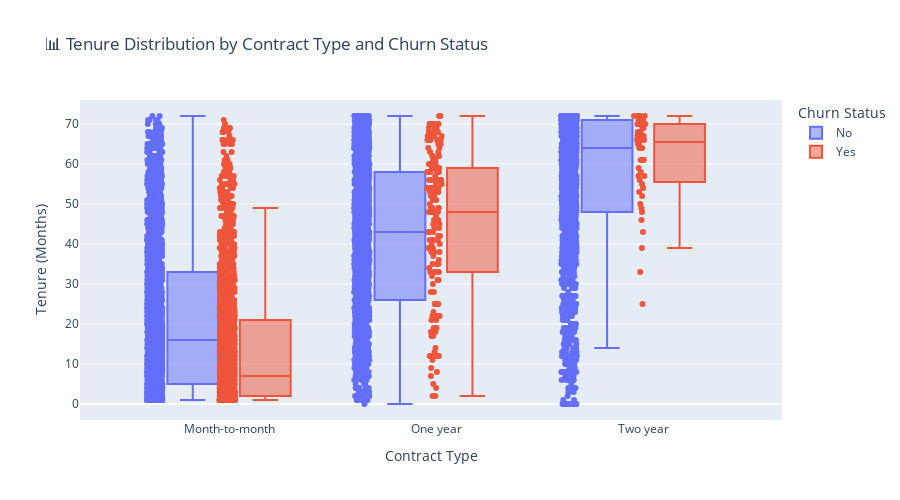

Notebook code cell kept with this figure:
### Markdown cell above
##### **Tenure, Contract Type and Churn Analysis**

### Code cell
# Bar Plot for tenure vs Churn
churn_count = df[df["Churn"] == "Yes"].groupby("tenure").size()
plt.figure(figsize=(8, 4))
plt.bar(churn_count.index, churn_count.values, color='orange')
plt.xlabel("Tenure (Months)")
plt.ylabel("Number of Churns")
plt.title("Number of Churns by Tenure")
plt.tight_layout()
plt.show()

# Bar Plot for bin tenure_group vs Churn
df["tenure_group"] = pd.cut(df["tenure"], bins=[0, 12, 24, 36, 48, 60], labels=["0-12", "12-24", "24-36", "36-48", "48-60"])

plt.figure(figsize=(8, 4))
sns.countplot(data=df, x="tenure_group", hue="Churn", palette="Set2")
plt.title("Churn Rate by Tenure Duration", fontsize=16)    
plt.xlabel("Tenure Duration", fontsize=14)
plt.ylabel("Count", fontsize=14)
plt.legend(title="Churn", fontsize=12)
plt.tight_layout()
plt.show()

# Create Plotly box plot with hover tooltips
fig = px.box(df, x="Contract", y="tenure", color="Churn",
             title="📊 Tenure Distribution by Contract Type and Churn Status",
             labels={"tenure": "Tenure (Months)", "Contract": "Contract Type", "Churn": "Churn Status"},
             points="all", 
             hover_data=["MonthlyCharges", "PaymentMethod", "InternetService"])

fig.update_layout(boxmode="group", height=500)
fig.show()

### Figure 1 — Plotly figure (JSON) as saved in the notebook; plotly's stock layout.template omitted (floating-point values rounded to 4 significant figures; data arrays with more than 128 entries replaced by an {"elided": "..."} marker saying what was removed)
{"data": [{"alignmentgroup": "True", "boxpoints": "all", "customdata": {"elided": "5174x3 mixed values"}, "hovertemplate": "Churn Status=No<br>Contract Type=%{x}<br>Tenure (Months)=%{y}<br>MonthlyCharges=%{customdata[0]}<br>PaymentMethod=%{customdata[1]}<br>InternetService=%{customdata[2]}<extra></extra>", "legendgroup": "No", "marker": {"color": "#636efa"}, "name": "No", "notched": false, "offsetgroup": "No", "orientation": "v", "showlegend": true, "type": "box", "x": {"elided": "5174 str values"}, "x0": " ", "xaxis": "x", "y": {"elided": "5174 int values"}, "y0": " ", "yaxis": "y"}, {"alignmentgroup": "True", "boxpoints": "all", "customdata": {"elided": "1869x3 mixed values"}, "hovertemplate": "Churn Status=Yes<br>Contract Type=%{x}<br>Tenure (Months)=%{y}<br>MonthlyCharges=%{customdata[0]}<br>PaymentMethod=%{customdata[1]}<br>InternetService=%{customdata[2]}<extra></extra>", "legendgroup": "Yes", "marker": {"color": "#EF553B"}, "name": "Yes", "notched": false, "offsetgroup": "Yes", "orientation": "v", "showlegend": true, "type": "box", "x": {"elided": "1869 str values"}, "x0": " ", "xaxis": "x", "y": {"elided": "1869 int values"}, "y0": " ", "yaxis": "y"}], "layout": {"boxmode": "group", "height": 500, "legend": {"title": {"text": "Churn Status"}, "tracegroupgap": 0}, "title": {"text": "📊 Tenure Distribution by Contract Type and Churn Status"}, "xaxis": {"anchor": "y", "domain": [0, 1], "title": {"text": "Contract Type"}}, "yaxis": {"anchor": "x", "domain": [0, 1], "title": {"text": "Tenure (Months)"}}}}
